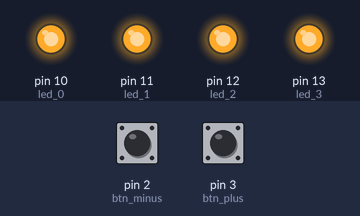
The sketch below on a simulated Arduino Uno, built with avr-gcc and run on an emulated ATmega328P. Shown: output pins drawn as LEDs (lit = HIGH). The inputs (shaded band) are chosen by the test bench; at power-on: pin 3 (btn_plus) HIGH, pin 2 (btn_minus) HIGH.

Above: at 1.2 s.
1.3 s: pin 3 (btn_plus) pulled LOW for 0.15 s
At 1.9 s:
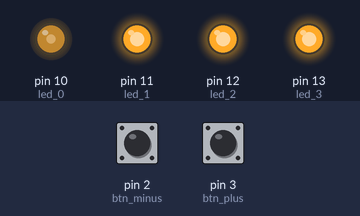
2.9 s: pin 2 (btn_minus) pulled LOW for 0.15 s
At 4.1 s:
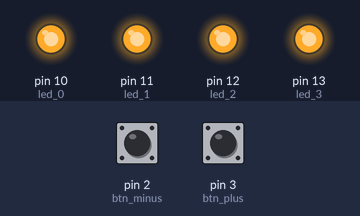
4.5 s: pin 3 (btn_plus) pulled LOW for 1 s
At 5.6 s:
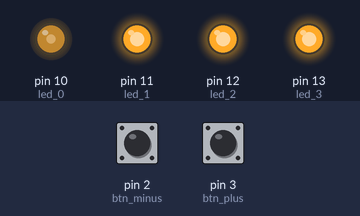
7.0 s: pin 2 (btn_minus) pulled LOW for 1 s
At 8.2 s:
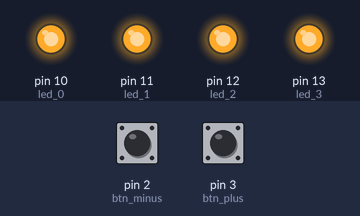
9.5 s: pin 3 (btn_plus) pulled LOW for 3.2 s
At 10.6 s:
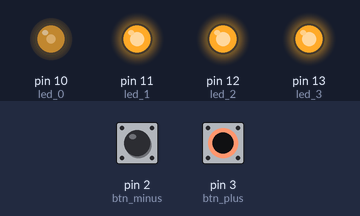
14.2 s: pin 3 (btn_plus) pulled LOW for 0.15 s
At 14.9 s:
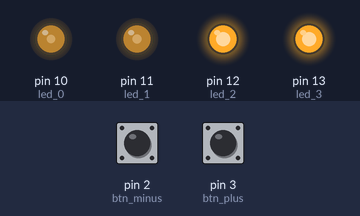
Timing chart, 0 to 16.8 s (numbered marks = the images above; inputs shaded):
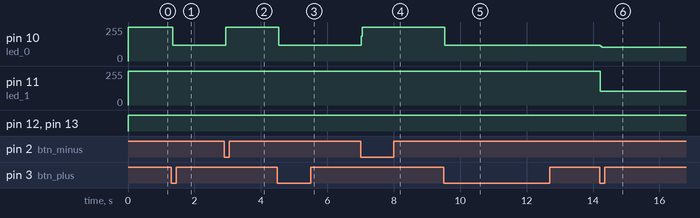

The sketch:

Bouton_Incremanter_LED_2.ino
```cpp
/* déclaration des constantes pour les nom des broches ; ceci selon le schéma*/
const int btn_minus = 2;
const int btn_plus = 3;
const int led_0 = 10;
const int led_1 = 11;
const int led_2 = 12;
const int led_3 = 13;


/* déclaration des variables utilisées pour le comptage et le décomptage */

int nombre_led = 0; //le nombre qui sera incrémenté et décrémenté
int etat_bouton; //lecture de l'état des boutons (un seul à la fois mais une variable suffit)

int memoire_plus = HIGH; //état relâché par défaut
int memoire_minus = HIGH;


/* initilisation des broches en entrée/sortie */
void setup()
{
    pinMode(btn_plus, INPUT);
    pinMode(btn_minus, INPUT);
    pinMode(led_0, OUTPUT);
    pinMode(led_1, OUTPUT);
    pinMode(led_2, OUTPUT);
    pinMode(led_3, OUTPUT);
}

void loop()
{
    //lecture de l'état du bouton d'incrémentation
    etat_bouton = digitalRead(btn_plus);

    //Si le bouton a un état différent que celui enregistré ET que cet état est "appuyé"
    if((etat_bouton != memoire_plus) && (etat_bouton == LOW))
    {
        nombre_led++; //on incrémente la variable qui indique combien de LED devrons s'allumer
    }

    memoire_plus = etat_bouton; //on enregistre l'état du bouton pour le tour suivant


    //et maintenant pareil pour le bouton qui décrémente
    etat_bouton = digitalRead(btn_minus); //lecture de son état

    //Si le bouton a un état différent que celui enregistré ET que cet état est "appuyé"
    if((etat_bouton != memoire_minus) && (etat_bouton == LOW))
    {
        nombre_led--; //on décrémente la valeur de nombre_led
    }
    memoire_minus = etat_bouton; //on enregistre l'état du bouton pour le tour suivant

    //on applique des limites au nombre pour ne pas dépasser 4 ou 0
    if(nombre_led > 4)
    {
        nombre_led = 4;
    }
    if(nombre_led < 0)
    {
        nombre_led = 0;
    }

    //appel de la fonction affiche() que l'on aura créée
    //on lui passe en paramètre la valeur du nombre de LED à éclairer
    affiche(nombre_led);
}

void affiche(int valeur_recue)
{
    //on éteint toutes les leds
    digitalWrite(led_0, HIGH);
    digitalWrite(led_1, HIGH);
    digitalWrite(led_2, HIGH);
    digitalWrite(led_3, HIGH);

    //Puis on les allume une à une
    if(valeur_recue >= 1)
    {
        digitalWrite(led_0, LOW);
    }
    if(valeur_recue >= 2)
    {
        digitalWrite(led_1, LOW);
    }
    if(valeur_recue >= 3)
    {
        digitalWrite(led_2, LOW);
    }
    if(valeur_recue >= 4)
    {
        digitalWrite(led_3, LOW);
    }
}
```

Measured:
- after the input at 1.3 s, pin 10 (led_0): 255/255 → 118/255 at once
- after the input at 2.9 s, pin 10 (led_0): 118/255 → 255/255 at once
- after the input at 4.5 s, pin 10 (led_0): 255/255 → 118/255 at once
- after the input at 7.0 s, pin 10 (led_0): 118/255 → 255/255 at once
- after the input at 9.5 s, pin 10 (led_0): 255/255 → 118/255 at once
- after the input at 14.2 s, pin 10 (led_0): 118/255 → 104/255 at once; pin 11 (led_1): 255/255 → 105/255 at once
